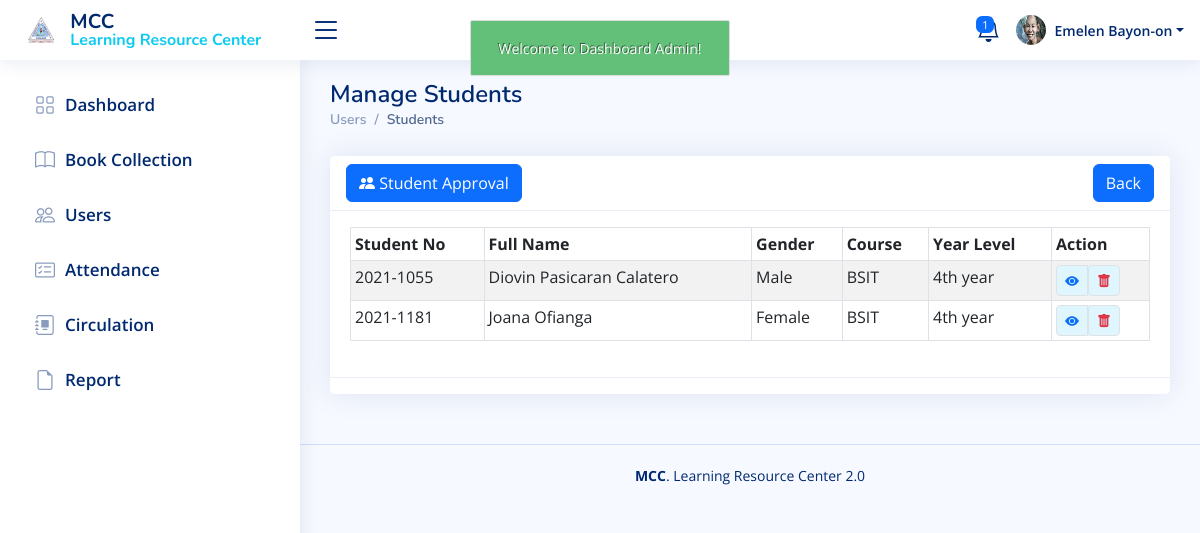
Page /admin/user_student.php (signed in) on the earlier database version.
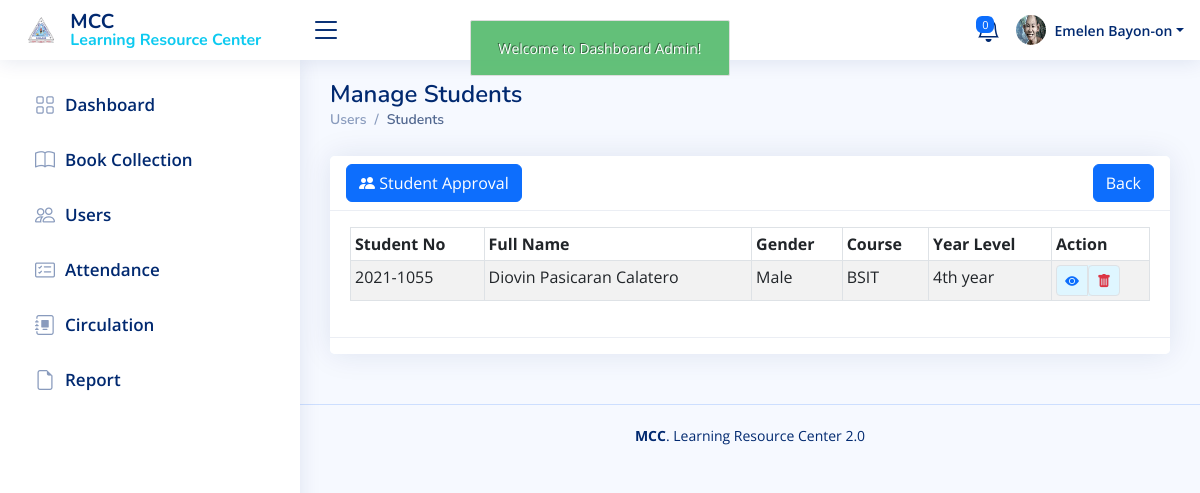
Same page on the later database version.
### tables this page shows
CREATE TABLE `user` (
  `user_id` int(11) NOT NULL,
  `user_log_id` int(11) NOT NULL,
  `lastname` varchar(45) NOT NULL,
  `firstname` varchar(45) NOT NULL,
  `middlename` varchar(45) NOT NULL,
  `gender` varchar(20) NOT NULL,
  `course` varchar(45) NOT NULL,
  `address` varchar(100) NOT NULL,
  `cell_no` varchar(25) NOT NULL,
  `birthdate` varchar(45) NOT NULL,
  `email` varchar(50) NOT NULL,
  `year_level` varchar(45) NOT NULL,
  `student_id_no` varchar(45) NOT NULL,
  `password` varchar(255) NOT NULL,
  `cpassword` varchar(255) NOT NULL,
  `role_as` varchar(50) NOT NULL,
  `status` varchar(50) NOT NULL,
  `user_added` datetime NOT NULL,
  `qr_code` varchar(255) NOT NULL,
  `verify_token` varchar(255) NOT NULL
);

### admin/user_student.php (the view, shortened to what the changed rows need)
<?php
include('authentication.php');
include('includes/header.php');
?>
<main id="main" class="main">
     <div class="pagetitle d-flex justify-content-between">
          <div>
               <h1>Manage Students</h1>
          </div>
     </div>
     <section class="section">
          <div class="row">
               <div class="col-lg-12">
                    <div class="card">
                         <div class="card-body">
                              <div class="table-responsive mt-3">
                                   <table id="myDataTable" class="table table-bordered table-striped table-sm">
                                        <thead>
                                             <tr>
                                                  <th>Student No</th>
                                                  <th>Full Name</th>
                                                  <th>Gender</th>
                                                  <th>Course</th>
                                                  <th>Year Level</th>
                                                  <th>Action</th>
                                             </tr>
                                        </thead>
                                        <tbody>
                                             <?php
                                             $query = "SELECT * FROM user WHERE status = 'approved' AND role_as = 'student' ORDER BY user_id ASC";
                                             $query_run = mysqli_query($con, $query);
                                             if(mysqli_num_rows($query_run))
                                             {
                                                  foreach($query_run as $user)
                                                  {
                                                       ?>
                                             <tr>
                                                  <td><?=$user['student_id_no'];?></td>
                                                  <td>
                                                       <?=$user['firstname'].' '.$user['middlename'].' '.$user['lastname']?>
                                                  </td>
                                                  <td><?=$user['gender'];?></td>
                                                  <td><?=$user['course'];?></td>
                                                  <td><?=$user['year_level'];?></td>
                                                  <td class=" justify-content-center">
                                                       <div class="btn-group" style="background: #DFF6FF;  ">
                                                            <a href="user_student_view.php?id=<?=$user['user_id']; ?>"
                                                                 name=""
                                                                 class="viewBookBtn btn btn-sm  border text-primary"
                                                                 data-bs-toggle="tooltip" data-bs-placement="bottom"
                                                                 title="View Student">
                                                                 <i class="bi bi-eye-fill"></i>
                                                            </a>
                                                            <form action="user_student_code.php" method="POST">
                                                                 <button type="submit" name="delete_student"
                                                                      value="<?=$user['user_id'];?>"
                                                                      class="btn btn-sm  border text-danger"
                                                                      data-bs-toggle="tooltip"
                                                                      data-bs-placement="bottom" title="Delete Student">
                                                                      <i class="bi bi-trash-fill"></i>
                                                                 </button>
                                                            </form>
                                                       </div>
                                                  </td>
                                             </tr>
                                             <?php
                                                  }
                                             }
                                             else
                                             {
                                                  echo "No records found";
                                             }
                                             ?>
                                        </tbody>
                                   </table>
                              </div>
                         </div>
                    </div>
               </div>
          </div>
     </section>
</main>
<?php
include('./includes/script.php');
?>

### admin/includes/topnav.php (shortened to what the changed rows need)
<header id="header" class="header fixed-top d-flex align-items-center">
    <nav class="header-nav ms-auto">
        <ul class="d-flex align-items-center">
            <li class="nav-item dropdown me-3">
                <a class="nav-link nav-icon fs-4" href="#" data-bs-toggle="dropdown">
                    <?php
                    $query = "SELECT COUNT(*) AS total_borrowers FROM holds WHERE hold_status = 'Hold'";
                    $query_run = mysqli_query($con, $query);
                    $total_borrowers = $query_run ? mysqli_fetch_assoc($query_run)['total_borrowers'] : 0;
                    echo '<span class="badge bg-primary badge-number">'.$total_borrowers.'</span>';
                    ?>
                </a>
            </li>
        </ul>
    </nav>
</header>

Differences in the rows shown:
removed user: student_id_no "2021-1181", firstname "Joana", lastname "Ofianga", gender "Female", course "BSIT", year_level "4th year", $user['user_id'] 85 (drawn)
Other differences:
$total_borrowers: "1" → "0"
